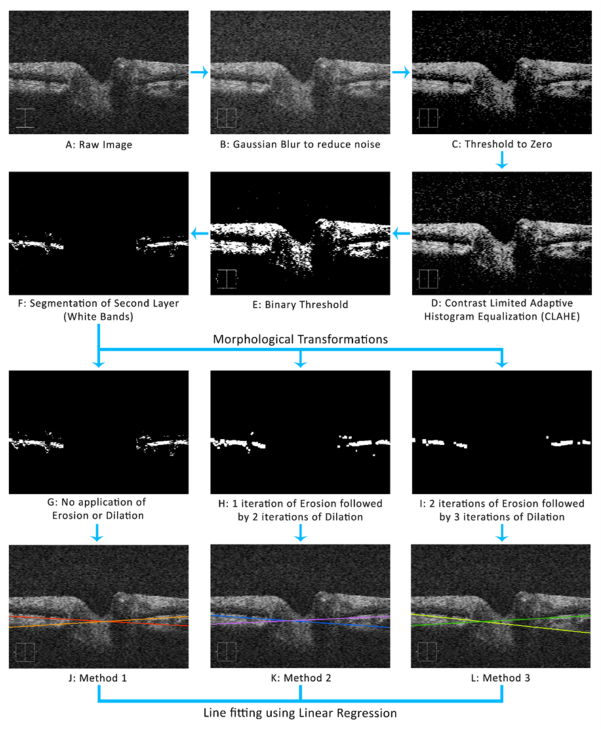
#> input picture Methods.png, 1201 x 1457 px, given in place of _OD1.jpeg, which was not available (shown at 1/2 size)
$ python OpticDisk_Main.py   (older library calls are emulated)
#> lines starting #> are read from the running program, lines starting #| are printed output that depends on the picture; after the words box and inside, x2 and y2 are one past the last pixel; in counts of white or black regions, pixels touching at a corner belong together; pictures that were not available may be replaced by others from this repository, and a replacement may not be noted
import cv2
import time
import math
import random
import argparse
import numpy as np
import numpy.matlib as npmatlib
import matplotlib.pyplot as plt
from PIL import Image, ImageFilter
import statistics as stat
from skimage import io
from skimage import data
from skimage import color
from skimage.color import rgb2gray
from skimage.filters import gaussian
from skimage.measure import regionprops
from skimage.segmentation import active_contour
from skimage.filters import meijering, sato, frangi, hessian
from scipy.ndimage.filters import uniform_filter
from scipy.ndimage.measurements import variance

# [11 lines left out: function auto_canny, not called in this run]

def nothing(x):
    pass

# [211 lines left out: function crimmins, not called in this run]

def crop(img, i):
    # Returns dimensions of image
    height, width = img.shape[0:2]
    # Top and Bottom range
    startrow = int(height*.12)
    endrow = int(height*.88)
    startcol = int(width*.05)
    endcol = int(width*0.95)
    img = img[startrow:endrow, startcol:endcol]
    height, width = img.shape[0:2]
    # Finds the side of the Optic Disk
    side = find_eyeside(img, i)
    # Left and Right range
    if side == 'r':
        startcol = int(width*.40)
        endcol = int(width-10)
    elif side == 'l':
        startcol = int(10)
        endcol = int(width*.60)
    image = img[0:height, startcol:endcol]
    height, width = img.shape[0:2]
    image = image[20:520, 20:520]
    return image

# [22 lines left out: function conservative_smoothing_gray, not called in this run]

"""
def window_function(img):
    min_avg_px = np.zeros(5)
    sum_px = 0
    avg_px = 0.0
    cntr = 0
    i_min = 0
    i_max = 0
    j_min = 0
    j_max = 0
    height,width = img.shape[0:2]
    for k in range(3):
        for l in range(3):
            i_min = math.floor(0.125*width)*k
            i_max = min((math.floor(0.5*width)+math.floor(0.125*width)*k),width)

            j_min = math.floor(0.1*height)*l
            j_max = min((math.floor(0.4*height)+math.floor(0.1*height)*l),height)

            sum_px = 0
            avg_px = 0.0
            cntr = 0

        for i in range(i_min,i_max):
            for j in range(j_min,j_max):
                sum_px = sum_px + img[j,i]
                cntr = cntr + 1

        if(k==0 and l==0):
            min_avg_px[0] = float(sum_px/cntr)
        avg_px = float(sum_px/cntr)
        if(avg_px<min_avg_px[0]):
            min_avg_px[0] = avg_px
            min_avg_px[1] = i_min
            min_avg_px[2] = i_max
            min_avg_px[3] = j_min
            min_avg_px[4] = j_max

    w_img = np.zeros((int(min_avg_px[4]-min_avg_px[3]),int(min_avg_px[2] - min_avg_px[1])))
    for i in range(int(min_avg_px[1]),int(min_avg_px[2])):
        for j in range(int(min_avg_px[3]),int(min_avg_px[4])):
            w_img[(j-int(min_avg_px[3])),(i-int(min_avg_px[1]))] = img[j,i]

    cv2.imwrite('window6_open.jpeg',w_img)
    cv2.waitKey(0)
"""

# [5 lines left out: function write_image, not called in this run]
    # Convert the scale (values range) of the image
    #img = cv2.convertScaleAbs(img, alpha=(255.0))
    # Save file
    #plt.savefig(path, bbox_inches='tight')#, img, format = 'png')

def find_eyeside(img, i):
    #side = input('Enter the Optic-Disk Side (R or L): ')
    #side = 'r'
    kernel = kernel = np.ones((25,25),np.uint8)
    opening = cv2.morphologyEx(img, cv2.MORPH_OPEN, kernel)
    m, n = img.shape[0:2]
    min_intensity = 255
    for a in range(m):
        for b in range(n):
            if opening[a,b] < min_intensity:
                min_intensity = opening[a,b]
                x = a
                y = b
    if y > n/2:
        side = 'r'
    elif y <= n/2:
        side = 'l'
    return side

# [146 lines left out: functions lee_filter, segment, filterimage, houghcircles, not called in this run]

def removeBloodVessels(img,th_0,th_1):
    globalMin = 0
    globalMax = 255   # it is the maximum gray level of the image

    img_flat = img.flatten()
    localMin = np.min(img_flat[np.nonzero(img_flat)])   # minimum non-zero intensity value of the taken image
    localMax = max(img_flat)   # maximum intensity value of the taken image

    m, n = img.shape[0:2]
    kernel1 = np.ones((25,25),np.uint8)
    kernel0 = np.zeros((25,25),np.uint8)
    copy_img = np.zeros((m,n))
    copy_img = img.copy()

    for i in range(m):
        for j in range(n):
            copy_img[i,j] = ((copy_img[i,j]-localMin)* ((globalMax-globalMin))/((localMax-localMin))) + globalMin
    closing1 = cv2.morphologyEx(img, cv2.MORPH_CLOSE, kernel1)
    closing0 = cv2.morphologyEx(img, cv2.MORPH_CLOSE, kernel0)

    bottomHat1 = closing1 - copy_img
    bottomHat0 = closing0 - copy_img

    for i in range(m):
        for j in range(n):
            if bottomHat0[i,j] < th_0:
                bottomHat0[i,j] = 0
            else:
                bottomHat0[i,j] = 255
            if bottomHat1[i,j] < th_1:
                bottomHat1[i,j] = 0
    '''
    alpha = 2
    beta = -125
    bottomHat1 = cv2.convertScaleAbs(bottomHat1, alpha=alpha, beta=beta)
    new_greyimage = np.zeros((m,n),np.uint8)

    for i in range(m):
        for j in range(n):
            if (bottomHat0[i,j] == 255):
                new_greyimage[i,j] = bottomHat1[i,j]
    '''

    for i in range(m):
        for j in range(n):
            copy_img[i,j] = img[i,j] + bottomHat1[i,j]
            if(copy_img[i,j]>255):
                copy_img[i,j] = 255
    """
    plt.subplot(2,2,1),plt.imshow(img,cmap = 'gray')
    plt.title('crim'), plt.xticks([]), plt.yticks([])
    plt.subplot(2,2,2),plt.imshow(bottomHat1,cmap = 'gray')
    plt.title('bottomHat1'), plt.xticks([]), plt.yticks([])
    plt.subplot(2,2,3),plt.imshow(bottomHat0,cmap = 'gray')
    plt.title('bottomHat0'), plt.xticks([]), plt.yticks([])
    plt.subplot(2,2,4),plt.imshow(copy_img,cmap = 'gray')
    plt.title('crim+bottomHat1'), plt.xticks([]), plt.yticks([])
    plt.show()
    """

    # [6 lines of commented-out code are left out]

    return bottomHat0, bottomHat1

def threshold_tb(image, threshold = 50, th_type = 3):
    alpha = 180
    beta = 125
    s = 0
    cv2.namedWindow('Contrast')
    # create trackbars for color change
    cv2.createTrackbar('alpha','Contrast', alpha, 255, nothing)
    cv2.createTrackbar('beta','Contrast', beta, 255, nothing)
    cv2.createTrackbar('Threshold','Contrast', threshold, 255, nothing)
    cv2.createTrackbar('Type','Contrast', th_type, 4, nothing)
    # create switch for ON/OFF functionality
    cv2.createTrackbar('Switch', 'Contrast', s, 1, nothing)
    # get current positions of four trackbars
    while(s == 0):
        alpha = cv2.getTrackbarPos('alpha','Contrast')
        beta = cv2.getTrackbarPos('beta','Contrast')
        threshold = cv2.getTrackbarPos('Threshold','Contrast')
        th_type = cv2.getTrackbarPos('Type','Contrast')
        s = cv2.getTrackbarPos('Switch','Contrast')
        """
        #0: Binary
        #1: Binary Inverted
        #2: Threshold Truncated
        #3: Threshold to Zero
        #4: Threshold to Zero Inverted
        """
        _, dst = cv2.threshold(image, threshold, 255, th_type)
        cv2.imshow('Threshold', dst)
        k = cv2.waitKey(1) & 0xFF
        if k == 27:
            break
    cv2.destroyAllWindows()
    return dst

# [53 lines left out: functions bottomhat_tb, adaptive_tb, not called in this run]

if __name__=="__main__":

    # Image files location
    location1 = 'Documents\GitHub\Optic_Disk\Images\_OD'
    location2 = 'Documents\GitHub\Optic_Disk\Images_Processed\_OD'
    # Loop through all the images

    for index in range(1, 15):

        image1 = location1 + str(index) + '.jpeg'   # Filename
        image2 = location2 + str(index) + '.jpg'    # Filename
        img1 = cv2.imread(image1,0)             # Read image
#> img1: shape (1457, 1201); min 0, max 255, mean 115.1
        img2 = cv2.imread(image2,0)             # Read image
        img1 = crop(img1, index)                    # Crop the image
#> in find_eyeside, `opening = cv2.morphologyEx(img, cv2.MORPH_OPEN, kernel)`:
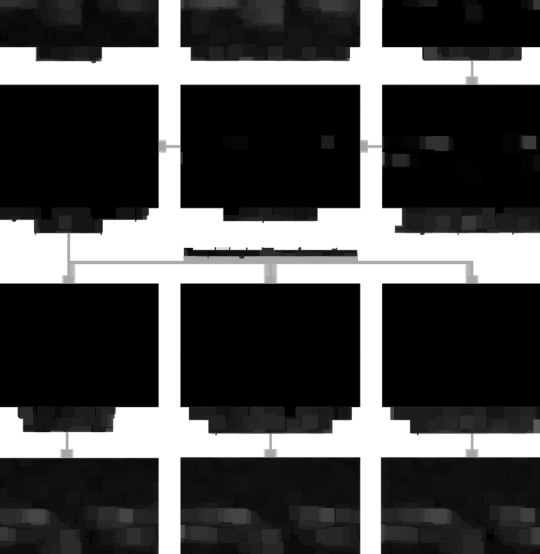
#> opening: shape (1108, 1080) (shown at 1/2 size); min 0, max 255, mean 76.9
#> after the loop in find_eyeside, `for a in range(m):`: min_intensity = 0; y = 777
#> in crop, `side = find_eyeside(img, i)`: side = 'r'
#> in crop, `image = img[0:height, startcol:endcol]`:
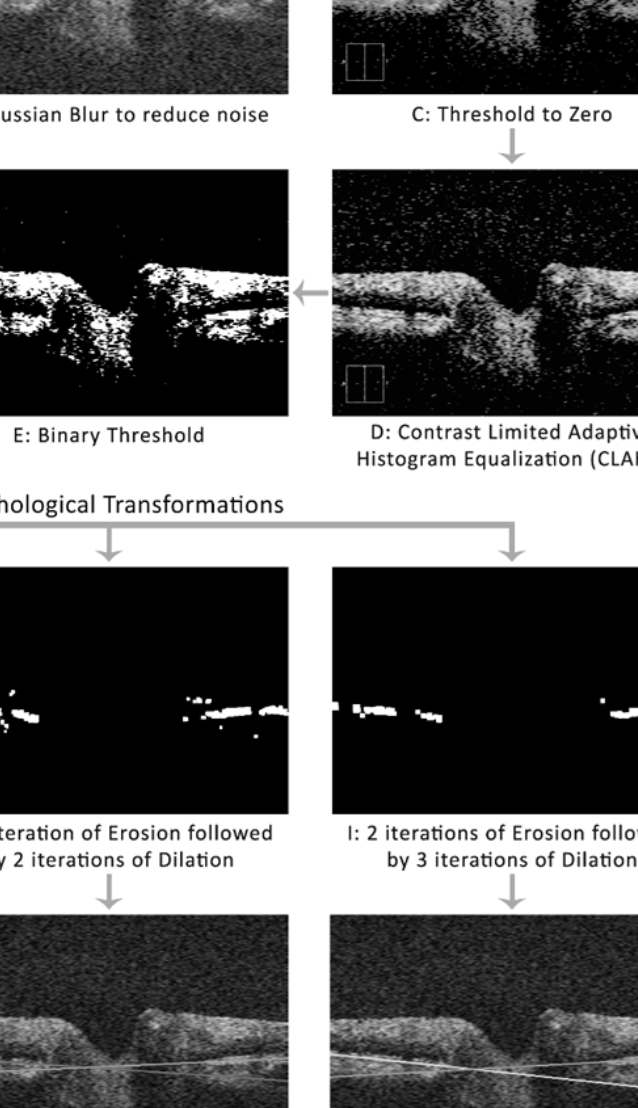
#> image: shape (1108, 638); min 0, max 255, mean 101.8
#> in crop, `image = image[20:520, 20:520]`:
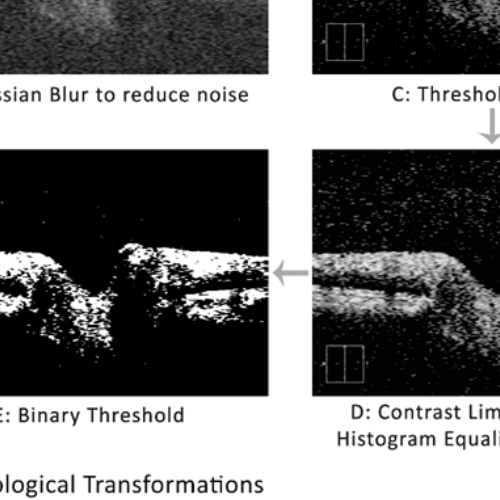
#> image: shape (500, 500); min 0, max 255, mean 118.9
        img = img1.copy()
        image = img.copy()
        final = image.copy()

        height, width = img.shape[0:2]
#> height = 500; width = 500

        _, bottomhat = removeBloodVessels(image,200,50)
#> in removeBloodVessels, `localMin = np.min(img_flat[np.nonzero(img_flat)])`: localMin = 1
#> in removeBloodVessels, `localMax = max(img_flat)`: localMax = 255
#> in removeBloodVessels, `closing0 = cv2.morphologyEx(img, cv2.MORPH_CLOSE, kernel0)`:
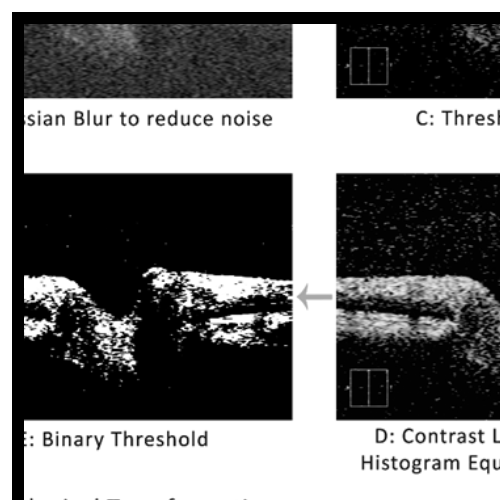
#> closing0: shape (500, 500); min 0, max 255, mean 115.7
#> after the loop in removeBloodVessels, `for i in range(m):`:
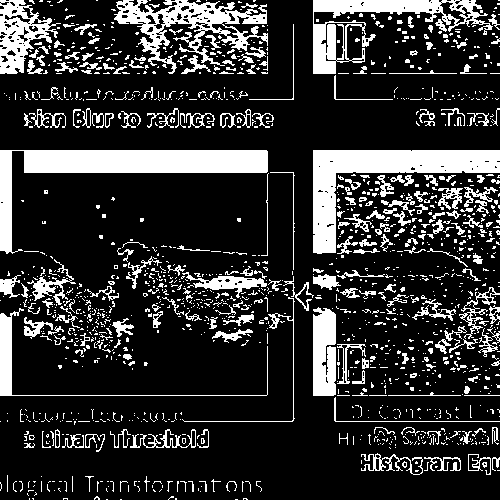
#> bottomHat0: shape (500, 500); 19.8% white; 1486 white regions (1247 under 20 px), largest, box (x1, y1, x2, y2) and area: (0, 150, 268, 254) 6861, (313, 150, 500, 254) 6060, (114, 0, 268, 74) 3859
#> after the loop in removeBloodVessels, `for i in range(m):`:
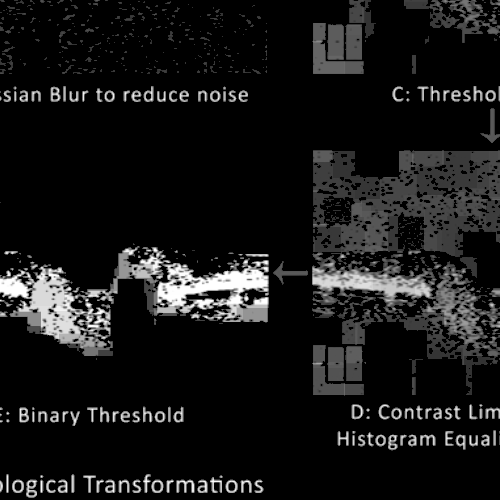
#> bottomHat1: shape (500, 500); min 0, max 255, mean 23
#> after the loop in removeBloodVessels, `for i in range(m):`:
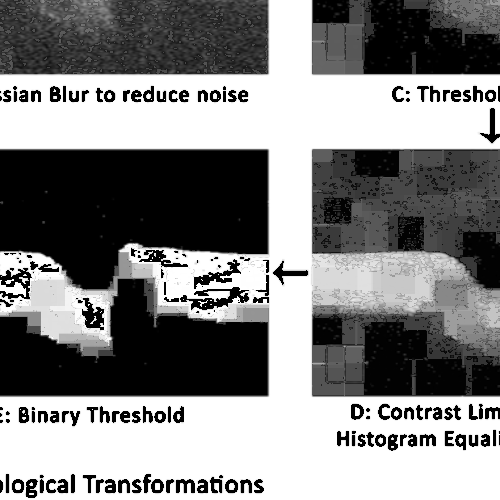
#> copy_img: shape (500, 500); min 0, max 255, mean 130.6
        bottomhat = threshold_tb(bottomhat)
#> (key Esc is pressed here)

        alpha = 2
        beta = -125
        #image = cv2.convertScaleAbs(image, alpha=alpha, beta=beta)
        final = image.copy()
        prev = np.zeros(10)

        for i in range(height):
            for j in range(width):
                if bottomhat[i,j] == 0:
                    for a in range(10):
                        prev[a] = final[i,j-a-1]
                    a = 1
                elif bottomhat[i,j] == 255:
                    pass
                else:
#> (the run stopped early here; a loop or call above may not have finished)
